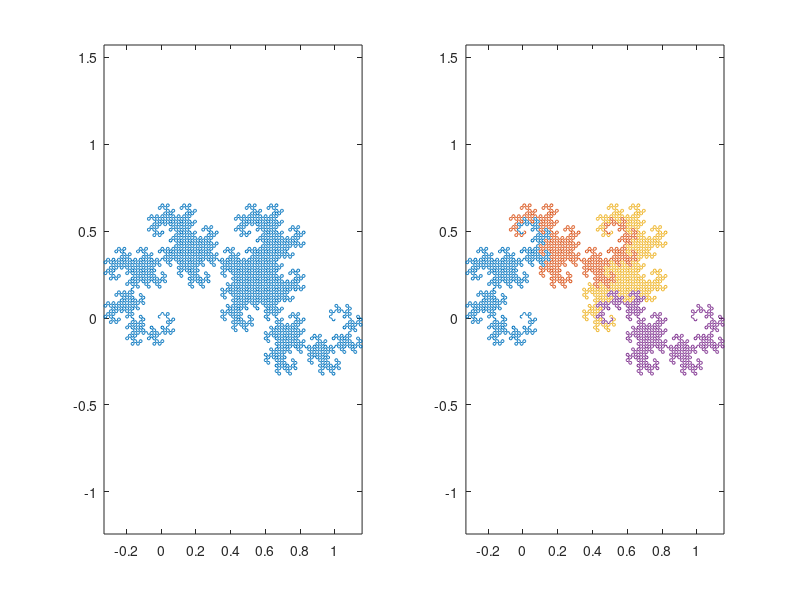

This chart was generated by the following MATLAB code:
%% DRAGON Dragon Curve
%   Z = DRAGON(N) is a continuous curve in the complex plane
%   with 2^(N+1) points. N is a nonnegative integer. 
%   Author: jonas.lundgren@saabgroup.com, 2010.
%   Example
%       z = dragon(12);
%       figure(1), plot(z), axis equal
%       figure(2), plot(reshape(z,[],4)), axis equal
%   Modified by RRF
clear; clc; clf;
%% PARAMETROS
n=12;        % Number of iterations

speed=0.5;  % speed (number of seconds/frame) - default: 0.4
%% Constants
a = (1 + 1i)/2;
b = (1 - 1i)/2;
c = sqrt(1/2);
%% Generate point sequence
z = [1-c; c];
for k = 1:n
    w = z(end:-1:1);
    z = [a*z; 1-b*w];
    fprintf('.');
    pause(speed);
    subplot(1,2,1), plot(z), axis equal
    subplot(1,2,2), plot(reshape(z,[],4)), axis equal
end
fprintf('\n\n');
